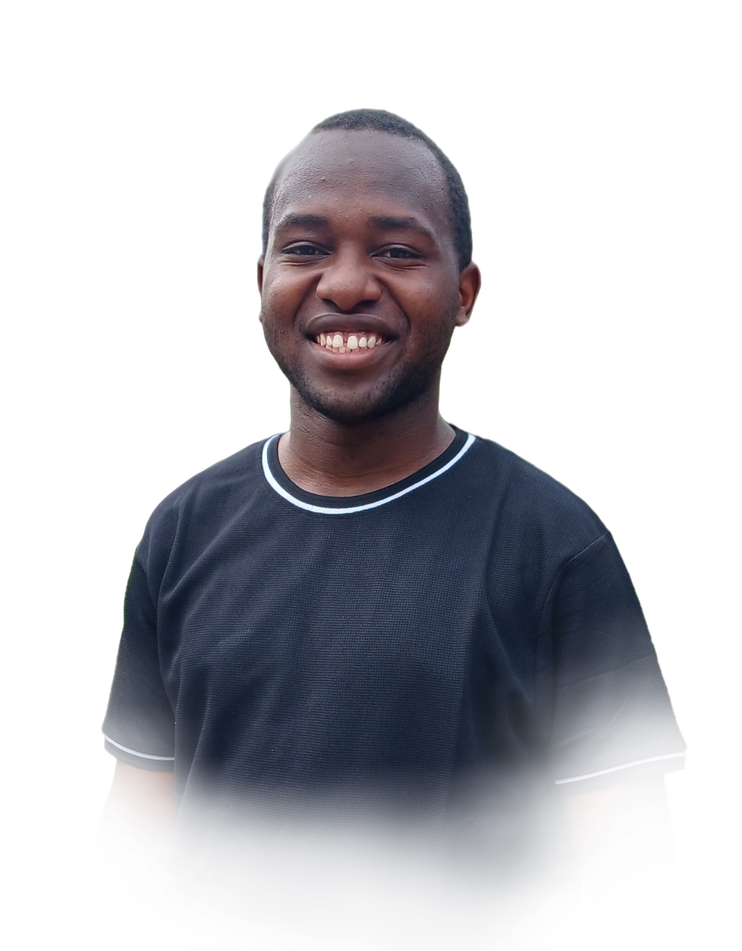
#> input picture dump/kelvin.png, 742 x 951 px, shrunk from 1640 x 2101 before the run
$ python new.py
#> lines starting #> are read from the running program, lines starting #| are printed output that depends on the picture
import imageio
from skimage import filters, color, io
import numpy as np

# Load the image
img = imageio.imread('kelvin.png')
#> img is the input picture: shape (951, 742, 4); mean R, G, B, A 26.6, 25.3, 31.6, 82.6

# Check if the image has an alpha channel
if img.shape[2] == 4:
    # Remove the alpha channel by taking only the RGB channels
    img = img[:, :, :3]
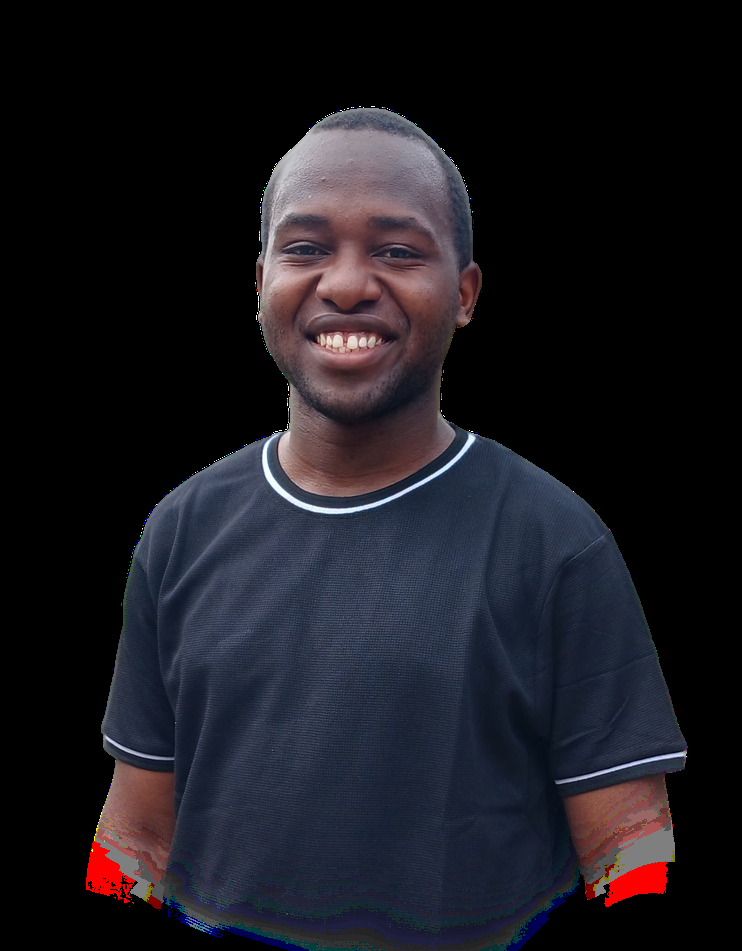
#> img: shape (951, 742, 3); mean R, G, B 26.6, 25.3, 31.6

# Convert the image to grayscale
gray_img = color.rgb2gray(img)
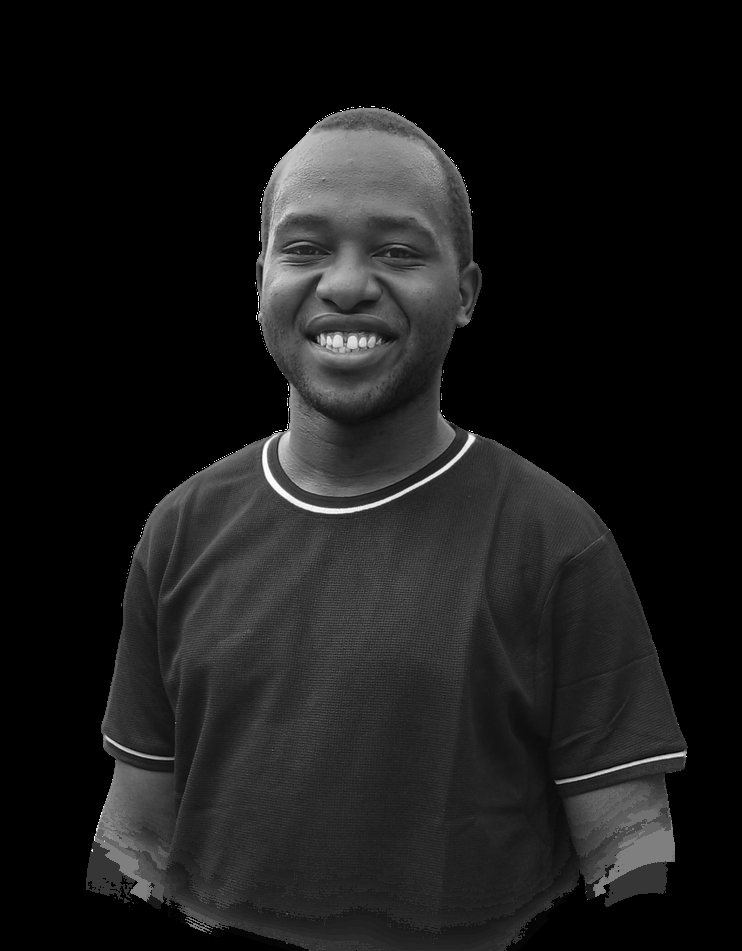
#> gray_img: shape (951, 742) float64; min 0, max 1, mean 0.102

# Apply edge detection
edges = filters.sobel(gray_img)
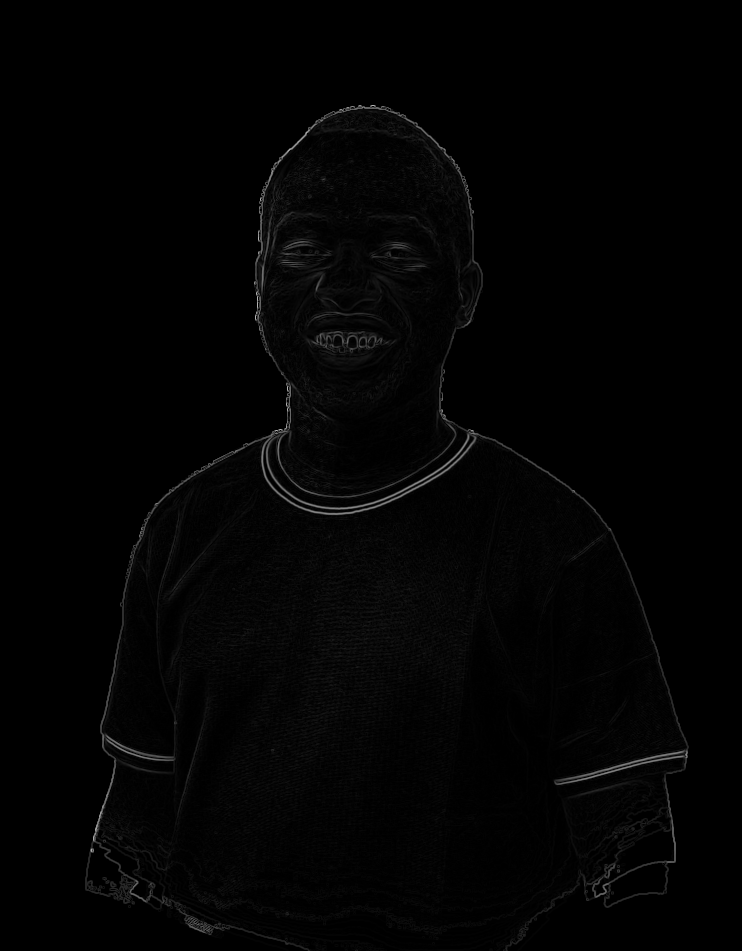
#> edges: shape (951, 742) float64; min 0, max 0.707, mean 0.0125

# Convert the edges to 8-bit format
edges_8bit = (edges * 255).astype(np.uint8)

# Save and display
io.imsave('cartoonized_image.png', edges_8bit)
io.imshow(edges_8bit)
io.show()
